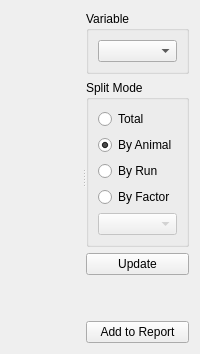
<?xml version="1.0" encoding="UTF-8"?>
<ui version="4.0">
 <author>Anton Rau</author>
 <class>NormalityWidget</class>
 <widget class="QWidget" name="NormalityWidget">
  <layout class="QVBoxLayout" name="verticalLayout">
   <item>
    <widget class="QSplitter" name="splitter">
     <property name="orientation">
      <enum>Qt::Orientation::Horizontal</enum>
     </property>
     <widget class="MplCanvas" name="canvas" native="true">
      <property name="sizePolicy">
       <sizepolicy hsizetype="Preferred" vsizetype="Preferred">
        <horstretch>1</horstretch>
        <verstretch>0</verstretch>
       </sizepolicy>
      </property>
     </widget>
     <widget class="QWidget" name="widgetSettings" native="true">
      <layout class="QVBoxLayout" name="verticalLayout_2">
       <item>
        <widget class="QGroupBox" name="groupBoxVariable">
         <property name="title">
          <string>Variable</string>
         </property>
         <layout class="QVBoxLayout" name="verticalLayout_3">
          <item>
           <widget class="VariableSelector" name="variableSelector"/>
          </item>
         </layout>
        </widget>
       </item>
       <item>
        <widget class="QGroupBox" name="groupBoxSplitMode">
         <property name="title">
          <string>Split Mode</string>
         </property>
         <layout class="QVBoxLayout" name="verticalLayout_7">
          <item>
           <widget class="QRadioButton" name="radioButtonSplitTotal">
            <property name="text">
             <string>Total</string>
            </property>
           </widget>
          </item>
          <item>
           <widget class="QRadioButton" name="radioButtonSplitByAnimal">
            <property name="text">
             <string>By Animal</string>
            </property>
            <property name="checked">
             <bool>true</bool>
            </property>
           </widget>
          </item>
          <item>
           <widget class="QRadioButton" name="radioButtonSplitByRun">
            <property name="text">
             <string>By Run</string>
            </property>
           </widget>
          </item>
          <item>
           <widget class="QRadioButton" name="radioButtonSplitByFactor">
            <property name="text">
             <string>By Factor</string>
            </property>
           </widget>
          </item>
          <item>
           <widget class="FactorSelector" name="factorSelector">
            <property name="enabled">
             <bool>false</bool>
            </property>
           </widget>
          </item>
         </layout>
        </widget>
       </item>
       <item>
        <widget class="QPushButton" name="pushButtonUpdate">
         <property name="text">
          <string>Update</string>
         </property>
        </widget>
       </item>
       <item>
        <spacer name="verticalSpacer">
         <property name="orientation">
          <enum>Qt::Orientation::Vertical</enum>
         </property>
         <property name="sizeHint" stdset="0">
          <size>
           <width>20</width>
           <height>40</height>
          </size>
         </property>
        </spacer>
       </item>
       <item>
        <widget class="QPushButton" name="pushButtonAddReport">
         <property name="text">
          <string>Add to Report</string>
         </property>
        </widget>
       </item>
      </layout>
     </widget>
    </widget>
   </item>
  </layout>
 </widget>
 <customwidgets>
  <customwidget>
   <class>MplCanvas</class>
   <extends>QWidget</extends>
   <header>tse_analytics.views.misc.MplCanvas</header>
   <container>1</container>
  </customwidget>
  <customwidget>
   <class>VariableSelector</class>
   <extends>QComboBox</extends>
   <header>tse_analytics.views.misc.variable_selector</header>
  </customwidget>
  <customwidget>
   <class>FactorSelector</class>
   <extends>QComboBox</extends>
   <header>tse_analytics.views.misc.factor_selector</header>
  </customwidget>
 </customwidgets>
 <resources>
  <include location="../../../../resources/resources.qrc"/>
 </resources>
 <connections/>
</ui>
